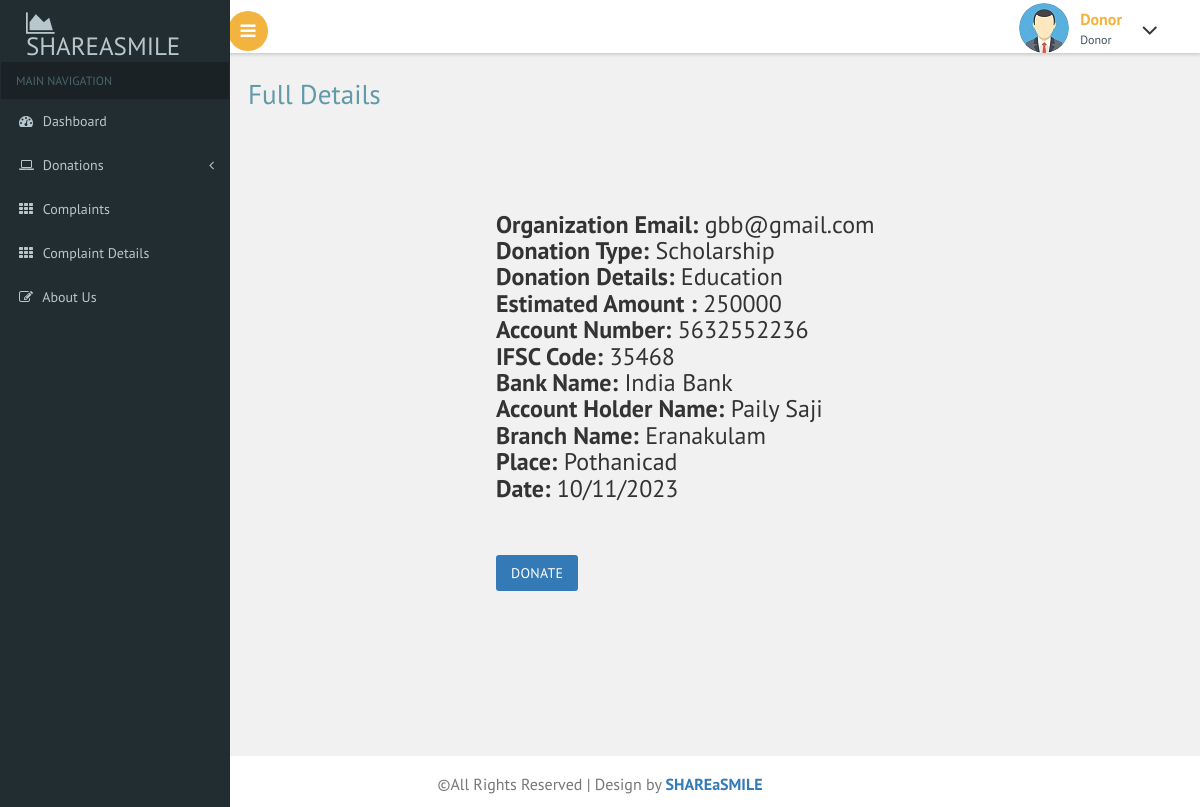
The app's page /donor/fulldetails.php?id=26 with its own data.
### tables this page shows
CREATE TABLE `request_form` (
  `donation_id` int(11) NOT NULL,
  `organization_email` varchar(100) NOT NULL,
  `donation_type` varchar(200) NOT NULL,
  `donation_details` varchar(600) NOT NULL,
  `estimated_amount` varchar(100) NOT NULL,
  `account_number` varchar(100) NOT NULL,
  `ifsc_code` varchar(50) NOT NULL,
  `bank_name` varchar(100) NOT NULL,
  `holder_name` varchar(100) NOT NULL,
  `branch` varchar(100) NOT NULL,
  `place` varchar(100) NOT NULL,
  `date` varchar(30) NOT NULL
);

### donor/fulldetails.php (the view)
<?php
include("header.php");
?>
<div id="page-wrapper">
    <div class="main-page">
        <h2 class="title1">Full Details</h2>
        <?php
if (isset($_GET['id'])) {
    $donation_id = $_GET['id'];
    require("connect.php");
    $stmt = $conn->prepare("SELECT * FROM request_form WHERE donation_id = ?");
    $stmt->bind_param("i", $donation_id);
    $stmt->execute();
    $res = $stmt->get_result();
    if ($res->num_rows > 0) {
        $row = $res->fetch_assoc();
        echo "<div id='page-wrapper'>";
                echo "<h3><b>Organization Email:</b> " . $row['organization_email'] . "<br>";
                echo "<b>Donation Type:</b> " . $row['donation_type'] . "<br>";
                echo "<b>Donation Details:</b> " . $row['donation_details'] . "<br>";
                echo "<b>Estimated Amount :</b> " . $row['estimated_amount'] . "<br>";
                echo "<b>Account Number:</b> " . $row['account_number'] . "<br>";
                echo "<b>IFSC Code:</b> " . $row['ifsc_code'] . "<br>";
                echo "<b>Bank Name:</b> " . $row['bank_name'] . "<br>";
                echo "<b>Account Holder Name:</b> " . $row['holder_name'] . "<br>";
                echo "<b>Branch Name:</b> " . $row['branch'] . "<br>";
                echo "<b>Place:</b> " . $row['place'] . "<br>";
                echo "<b>Date:</b> " . $row['date'] . "<br>";
        echo '<br><br>';
      ?>
       <a href="web/index.php?email=<?php echo $row['organization_email']; ?>&donation_id=<?php echo $row['donation_id']; ?>" class="btn btn-primary">Donate</a>
      <?php
echo '</h3>';
        echo "</div></div>";
    } else {
        echo "<p>No data found for the specified ID.</p>";
    }
} else {
    echo "<p>No ID provided.</p>";
}
?>
</div>
</div>
<?php
include("footer.php");
?>

### donor/css/custom.css (style rules this page uses)
#page-wrapper { padding:5em 2em 2.5em; background-color: #F1F1F1; }

### records on screen
request_form: organization_email "gbb@gmail.com", donation_type "Scholarship", donation_details "Education", estimated_amount "250000", account_number "5632552236", ifsc_code "35468", bank_name "India Bank", holder_name "Paily Saji", branch "Eranakulam", place "Pothanicad", date "10/11/2023"
